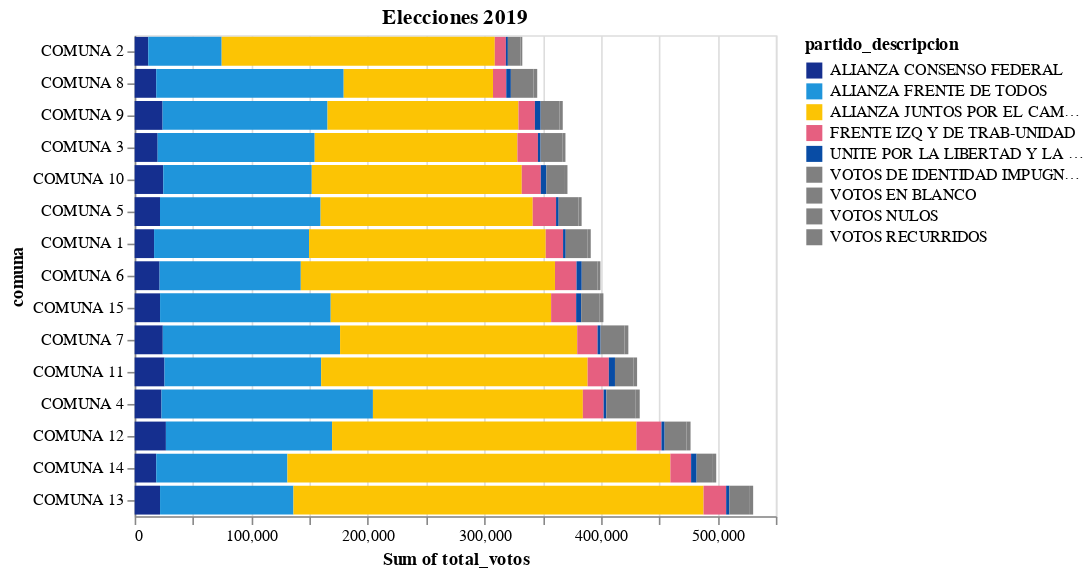

Write notebook code for a chart like this one.
### Markdown cell above
Por comuna y agrupación/partido descripción cuantos votos se realizaron, se filtra tambien 3 tipos de votos: votos en blanco, nulos y recurridos en las elecciones del 2019: 

* Votos en blanco: Se manifiesta que ninguna de las opciones planteadas es adecuada. 
* Voto nulo: Es un voto mal realizado en una elección, al punto que acarrea su nulidad
* Voto recurrido: Es un voto que no se computa. Será analizado y clasificado en el escrutinio definitivo, momento en el que será volcado en otras clases de votos.

### Code cell
alt.Chart(data2019).mark_bar().encode(
    x='sum(total_votos)',
    #y='comuna',
    y=alt.Y('comuna', sort='x'),
    #color='partido_descripcion:N',
    color = alt.Color('partido_descripcion:N', scale=alt.Scale(domain = ["ALIANZA CONSENSO FEDERAL",
          "ALIANZA FRENTE DE TODOS","ALIANZA JUNTOS POR EL CAMBIO",
          "FRENTE IZQ Y DE TRAB-UNIDAD",
          "UNITE POR LA LIBERTAD Y LA DIG","VOTOS DE IDENTIDAD IMPUGNADOS","VOTOS EN BLANCO",
          "VOTOS NULOS","VOTOS RECURRIDOS"], range=["#152f8f","#1f95db", "   #fcc404", "  #e65f80",
          " #084ca5",'grey','grey',"grey","grey"])),
    order=alt.Order(
      # Sort the segments of the bars by this field
      'partido_descripcion',
      sort='ascending'
    )
    
).properties(width=400,height=300,title="Elecciones 2019")

### Figure 1 — Vega-Lite specification as saved in the notebook (floating-point values rounded to 4 significant figures; data arrays with more than 128 entries replaced by an {"elided": "..."} marker saying what was removed)
{"config": {"view": {"continuousWidth": 400, "continuousHeight": 300}}, "data": {"name": "data-9028845b7c8cb501cc26b19818974eea"}, "mark": "bar", "encoding": {"color": {"field": "partido_descripcion", "scale": {"domain": ["ALIANZA CONSENSO FEDERAL", "ALIANZA FRENTE DE TODOS", "ALIANZA JUNTOS POR EL CAMBIO", "FRENTE IZQ Y DE TRAB-UNIDAD", "UNITE POR LA LIBERTAD Y LA DIG", "VOTOS DE IDENTIDAD IMPUGNADOS", "VOTOS EN BLANCO", "VOTOS NULOS", "VOTOS RECURRIDOS"], "range": ["#152f8f", "#1f95db", "   #fcc404", "  #e65f80", " #084ca5", "grey", "grey", "grey", "grey"]}, "type": "nominal"}, "order": {"field": "partido_descripcion", "sort": "ascending", "type": "nominal"}, "x": {"aggregate": "sum", "field": "total_votos", "type": "quantitative"}, "y": {"field": "comuna", "sort": "x", "type": "nominal"}}, "height": 300, "title": "Elecciones 2019", "width": 400, "$schema": "https://vega.github.io/schema/vega-lite/v4.17.0.json", "datasets": {"data-9028845b7c8cb501cc26b19818974eea": {"elided": "382 records"}}}
